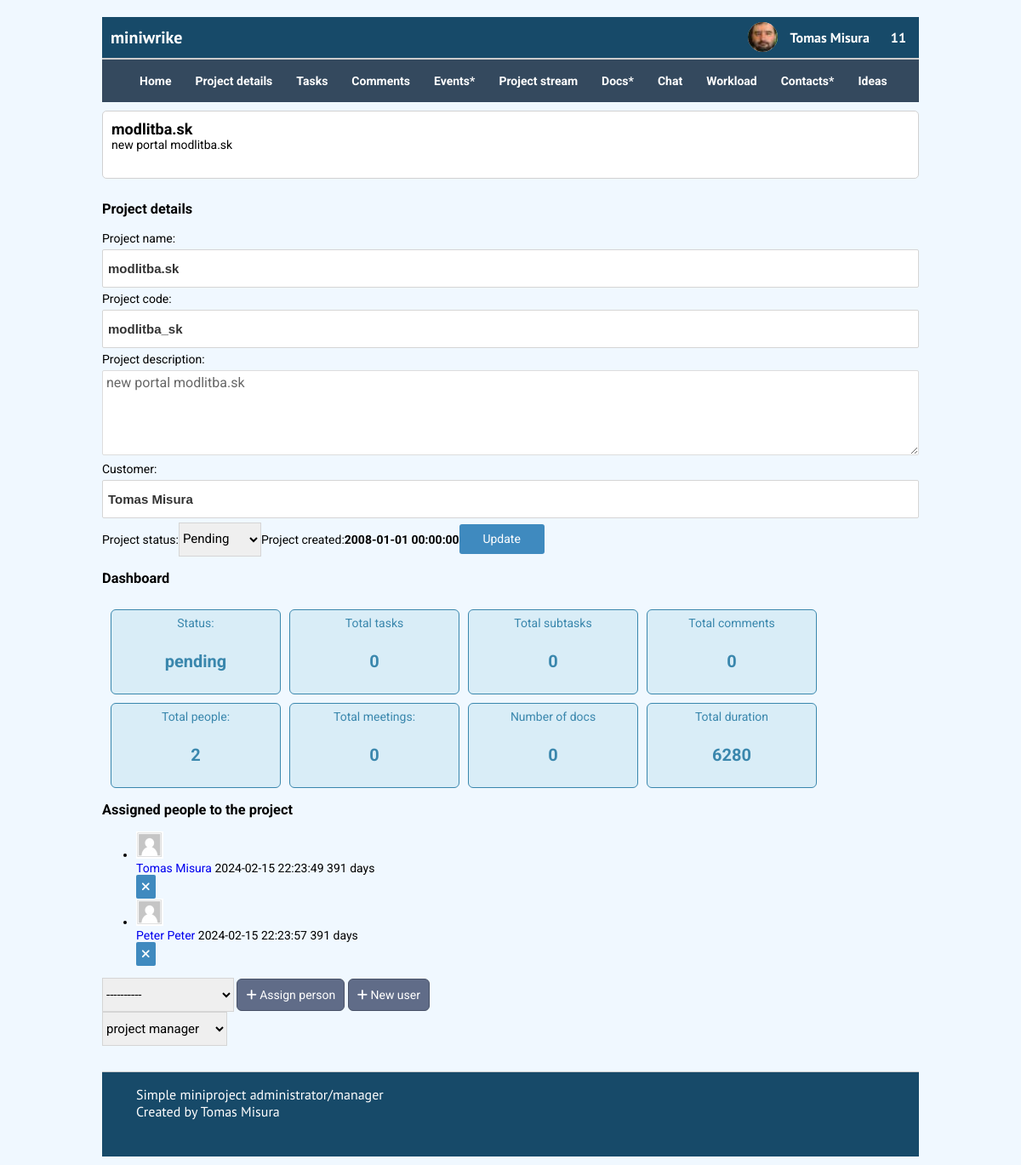
/project_details.php?project_id=5 (signed in), run on the app's committed database.
### tables this page shows
CREATE TABLE IF NOT EXISTS `project_users` (
  `user_id` int NOT NULL AUTO_INCREMENT,
  `full_name` varchar(100) DEFAULT NULL,
  `first_name` varchar(100) DEFAULT NULL,
  `last_name` varchar(100) DEFAULT NULL,
  `login` varchar(100) DEFAULT NULL,
  `password` varchar(50) DEFAULT NULL,
  `email` varchar(100) DEFAULT NULL,
  `phone` varchar(50) DEFAULT NULL,
  `type_of_user` varchar(50) DEFAULT NULL COMMENT 'externy alebo interny user',
  `pref_technology` int DEFAULT NULL,
  `pref_tole` int DEFAULT NULL,
  `profile_photo` varchar(200) DEFAULT 'img/non-avatar.jpg' COMMENT 'profilova fotka',
  `profile_photo_32` varchar(200) DEFAULT 'img/non_avatar_32.jpg',
  `created_date` datetime NOT NULL,
  PRIMARY KEY (`user_id`),
  KEY `technology` (`pref_technology`) USING BTREE,
  CONSTRAINT `project_users_ibfk_1` FOREIGN KEY (`pref_technology`) REFERENCES `project_technologies` (`tech_id`),
  CONSTRAINT `project_users_ibfk_2` FOREIGN KEY (`pref_technology`) REFERENCES `project_technologies` (`tech_id`)
);

CREATE TABLE IF NOT EXISTS `projects` (
  `id` int NOT NULL AUTO_INCREMENT,
  `project_name` varchar(30) NOT NULL,
  `project_code` varchar(20) DEFAULT NULL,
  `country_code` varchar(2) DEFAULT NULL,
  `project_customer` varchar(100) DEFAULT NULL,
  `project_descr` mediumtext NOT NULL,
  `is_favorite` tinyint(1) NOT NULL DEFAULT '0',
  `established_date` datetime NOT NULL,
  `finished_date` datetime DEFAULT NULL,
  `planned_deadline` datetime DEFAULT NULL,
  `project_status` varchar(15) NOT NULL,
  PRIMARY KEY (`id`)
);

CREATE TABLE IF NOT EXISTS `project_customers` (
  `id` int NOT NULL AUTO_INCREMENT,
  `customer_name` varchar(100) NOT NULL,
  `customer_description` text,
  `customer_url` text,
  `customer_added` datetime NOT NULL,
  `created_by` varchar(100) DEFAULT NULL,
  PRIMARY KEY (`id`)
);

CREATE TABLE IF NOT EXISTS `project_assigned_people` (
  `id` int NOT NULL AUTO_INCREMENT,
  `project_id` int DEFAULT NULL,
  `user_id` int DEFAULT NULL,
  `project_technology` int DEFAULT '0' COMMENT 'na akej technologii uzivatel participuje',
  `project_role` int DEFAULT '0',
  `assigned_by` int NOT NULL,
  `assigned_date` datetime NOT NULL,
  `finished_date` datetime DEFAULT NULL,
  PRIMARY KEY (`id`)
);

### project_details.php (the view, shortened to what this page needs)
<?php include "include/dbconnect.php";?>
<?php include "include/functions.php";?>
<!DOCTYPE html>
<html xmlns="http://www.w3.org/1999/xhtml" xml:lang="sk" lang="sk">
<head>
    <link href="css/style.css?v<?php echo time(); ?>" rel="stylesheet" type="text/css" />
    <link href="https://cdnjs.cloudflare.com/ajax/libs/font-awesome/6.2.1/css/all.min.css" rel="stylesheet" type="text/css" />
</head>
<body>
    <div id="main">
        <?php include "include/header.php";
            include "include/menu.php";?>
                    <?php
            echo ProjectTitle($project_id);
            ?>
        <div id="middle">
            <section id="project_header">
                <h3>Project details</h3>
                        <form action="project_details.php" method="post" id="project_details">
                            <?php
                                $sql = "SELECT *,ABS(DATEDIFF(established_date, now())) AS duration from projects WHERE id=$project_id";
                                $result = mysqli_query($db, $sql) or die("MySQL ERROR: " . mysqli_error());
                                while ($row = mysqli_fetch_array($result)) {
                                    $project_code = $row['project_code'];
                                    $project_name = $row['project_name'];
                                    $project_description = $row['project_descr'];
                                    $project_status = $row['project_status'];
                                    $project_created = $row['established_date'];
                                    $customer_id = $row['project_customer'];
                                    $customer_name = GetCustomerName($customer_id);
                                    $duration = $row['duration'];
                                        echo "Project name:<td style='font-weight:bold; font-size:14px'><input type='text' name='project_name' value='$project_name'>";
                                        echo "Project code:<input type='text' name='project_code' value='$project_code'>";
                                        echo "Project description:<textarea name='project_description'>$project_description</textarea>";
                                    echo "Customer:<input type='text' name='project_customer' value='$customer_name'>";
                                    echo "Project status:<select name='project_status'>";
                                    if($project_status == 'pending'){
                                        $status_name = "Pending";
                                    }
                                            echo "<option value='$project_status' selected='selected'>$status_name</option>
                                            <option value='new'>New</option>
                                            <option value='ongoing'>In progress</option>
                                            <option value='pending'>Pending</option>
                                            <option value='cancelled'>Cancelled</option>
                                            <option value='finished'>Finished</option>
                                      </select>";
                              echo "Project created:<span style='font-weight:bold; font-size:14px'>$project_created</span>";
                                    echo "<td colspan='2' style='text-align:right'><button type='submit' name='update_basic_info' class='blue-badge-large'>Update</button>";
                                }
                                ?>
                </form>
            </section>
            <div id="project_details_dashboard">
                <h3>Dashboard</h3>
                <div class="info_box">
                    <span class="info_box_title">Status:</span>
                    <span class="info_box_value"><?php echo $project_status; ?></span>
                </div>
                <div class="info_box">
                    <span class="info_box_title">Total tasks</span>
                    <span class="info_box_value"><?php echo NrofTasks($project_id); ?></span>
                </div>
                <div class="info_box">
                    <span class="info_box_title">Total subtasks</span>
                    <span class="info_box_value"><?php echo NrofSubTasks($project_id); ?></span>
                </div>
                <div class="info_box">
                    <span class="info_box_title">Total comments</span>
                    <span class="info_box_value"><?php echo NrofComments($project_id); ?></span>
                </div>
                <div class="info_box">
                    <span class="info_box_title">Total people: </span>
                    <span class="info_box_value"><?php echo NrofAssignedppl($project_id); ?></span>
                </div>
                <div class="info_box">
                    <span class="info_box_title">Total meetings:</span>
                    <span class="info_box_value"><?php echo NrofProjMeetings($project_id); ?></span>
                </div>
                <div class="info_box">
                    <span class="info_box_title">Number of docs</span>
                    <span class="info_box_value"><?php echo NumberofDocs($project_id); ?></span>
                </div>
                <div class="info_box">
                    <span class="info_box_title">Total duration</span>
                    <span class="info_box_value"><?php echo $duration; ?></span>
                </div>
            </div>
            <div id="assigned_ppl_list">
                <h3> Assigned people to the project </h3>
                <?php
							$sql = "SELECT *,ABS(DATEDIFF(assigned_date, now())) as duration from project_assigned_people WHERE project_id=$project_id";
							$result = mysqli_query($db, $sql) or die("MySQL ERROR: " . mysqli_error());
							$numrows = mysqli_num_rows($result);
							if ($numrows == 0) {
								echo "<span>No ppl assigned to this project</span>";}
								else {
								echo "<ul>";
									while ($row = mysqli_fetch_array($result)) {
									$user_id = $row['user_id'];
									$user_name = GetUserNameById($user_id);
									$assigned_date = $row['assigned_date'];
									$image = "img/non-avatar_32.jpg";
									$duration = $row['duration'];
									echo "<li>";
									echo "<div class='assigned_person'>";
										echo "<div class='person_image'><img src='" . $image . "' alt='" . $user_id . "'></div>";
											echo "<div class='assigned_person_details'>
													<span class='person_name'><a href='project_user_profile.php?user_id=$user_id'>$user_name</a></span>
													<span class='assigned_date'>$assigned_date</span>
												    <span class='assigned_duration'>$duration days</span>
													<form action='project_details.php?project_id=$project_id' method='post'><input type='hidden' name='project_id' value=$project_id><input type='hidden' name='user_id' value=$user_id><button type='submit' class='blue-badge' name='remove_from_project' alt='Remove user from the project'><i class='fa fa-times'></i></button></form>";
											echo "</div>";
											echo "</div>";
									echo "</li>";
								}
							}
							echo "</ul>";
							?>
                <div id="assigned_ppl_action">
                    <form action="" method="post">
                        <select name="user_id">
                            <option value="0">----------</option>
                        </select>
                        <button type="submit" name="assign_person" alt="Add ppl to project" class="button"><i
                                class="fa fa-plus"></i> Assign person</button>
                        <button type="submit" name="create_person" alt="Create new project user" class="button"><i
                                class="fa fa-plus"></i> New user </button>
                        </div>
                        <div class="assigned_projecT_roles">
                            <select name="project_role">
                            <?php
                                $get_roles = "SELECT * from project_roles";
                                $result = mysqli_query($db, $get_roles) or die("MySQL ERROR: " . mysqli_error($db));
                                            while ($row = mysqli_fetch_array($result)) {
                                                $role_name= $row['role_name'];
                               echo "<option value='role_id'>$role_name</option>";
                               }
                            ?>
                            </select>
                        </div>
            </div>
        </div>
        <?php include "include/footer.php";?>
    </div>
</body>
</html>

### include/header.php (shortened to what this page needs)
<div id="header">
	<div class="header_title">miniwrike</div>
	<div class="logged_user">
				<div class="user_picture">
    			<?php
              $image = "img/users_pics/" . $_SESSION['user_id'] . "/user_" . $_SESSION['user_id'] . "_32x32.jpg";
              echo "<img src='" . $image . "' alt='" . $_SESSION['user_id'] . "' class='circle'>";
              ?>
    			</div>
    			<a href="project_user_profile.php?user_id=<?php echo $_SESSION['user_id'] ?>"><?php echo GetUserNameByid($_SESSION['user_id']) ?></a></li>
    			<?php
              $msg_count = NrofMessages($_SESSION['user_id']);
              echo "<a href='project_inbox.php?user_id=1' class='small-blue-badge'>$msg_count</a>";
              ?>
		</div>
</div>

### include/functions.php (shortened to what this page needs)
<?php include "dbconnect.php";
function NrofTasks($project_id) {
	global $db;
	$sql = "SELECT count(*) as task_count from project_tasks WHERE project_id='$project_id'";
	$result = mysqli_query($db, $sql) or die("MySQLi ERROR: " . mysqli_error($db));
	while ($row = mysqli_fetch_array($result)) {
		$task_count = $row['task_count'];
	}
	return $task_count;
}
function NrofSubTasks($task_id) {
	global $db;
	$sql = "SELECT count(*) as subtask_count from project_tasks WHERE parent_id=$task_id";
	$result = mysqli_query($db, $sql) or die("MySQLi ERROR: " . mysqli_error($db));
	while ($row = mysqli_fetch_array($result)) {
		$subtask_count = $row['subtask_count'];
	}
	return $subtask_count;
}
function NrofComments($project_id) {
	global $db;
	$sql = "SELECT count(*) as comment_count from project_comments WHERE project_id='$project_id'";
	$result = mysqli_query($db, $sql) or die("MySQLi ERROR: " . mysqli_error($db));
	while ($row = mysqli_fetch_array($result)) {
		$comment_count = $row['comment_count'];
	}
	return $comment_count;
}
function NrofAssignedppl($project_id) {
	global $db;
	$sql = "SELECT count(*) as ppl_count from project_assigned_people WHERE project_id='$project_id'";
	$result = mysqli_query($db, $sql) or die("MySQLi ERROR: " . mysqli_error($db));
	while ($row = mysqli_fetch_array($result)) {
		$ppl_count = $row['ppl_count'];
	}
	return $ppl_count;
}
function NrofProjMeetings($project_id) {
	global $db;
	$sql = "SELECT count(*) as meeting_count from project_meetings WHERE project_id=$project_id";
	$result = mysqli_query($db, $sql) or die("MySQLi ERROR: " . mysqli_error($db));
	while ($row = mysqli_fetch_array($result)) {
		$meeting_count = $row['meeting_count'];
	}
	return $meeting_count;
}
function NumberofDocs($project_id) {
	global $db;
	$sql = "SELECT count(*) as doc_count from project_task_attachements where project_id=$project_id";
	$result = mysqli_query($db, $sql) or die("MySQLi ERROR: " . mysqli_error($db));
	while ($row = mysqli_fetch_array($result)) {
		$doc_count = $row['doc_count'];
	}
	return $doc_count;
}
function GetCustomerName($customer_id) {
	global $db;
	$sql = "SELECT customer_name from project_customers where id=$customer_id";
	$result = mysqli_query($db, $sql) or die("MySQLi ERROR: " . mysqli_error($db));
	while ($row = mysqli_fetch_array($result)) {
		$customer_name = $row['customer_name'];
	}
	return $customer_name;
}
function GetUserNameById($user_id) {
	global $db;
	$sql = "SELECT full_name FROM project_users WHERE user_id = $user_id";
	$result = mysqli_query($db, $sql) or die("MySQLi ERROR: " . mysqli_error($db));
	$full_name = "";
	while ($row = mysqli_fetch_array($result)) {
	    $full_name = $row['full_name'];
	}
	return $full_name;
}
function ProjectTitle($project_id) {
	echo "<div class='project_header'>";
	global $db;
	$sql = "SELECT project_name, project_descr from projects where id=$project_id";
	$result = mysqli_query($db, $sql) or die("MySQLi ERROR: " . mysqli_error($db));
	while ($row = mysqli_fetch_array($result)) {
		$project_name = $row['project_name'];
		$project_description = $row['project_descr'];
		echo "<span class='project_name'>$project_name</span>";
		echo "<span class='project_description'>$project_description</span>";
	}
	echo "</div>";
}
function NrofMessages($user_id) {
	global $db;
	$sql = "SELECT COUNT(*) nr_of_msgs from project_mailbox_inbox WHERE receiver_id=$user_id";
	$result = mysqli_query($db, $sql) or die("MySQLi ERROR: " . mysqli_error($db));
	while ($row = mysqli_fetch_array($result)) {
		$nr_of_msgs = $row['nr_of_msgs'];
	}
	return $nr_of_msgs;
}

### data on the page
project_users: full_name "Tomas Misura"
projects: project_name "modlitba.sk", project_descr "new portal modlitba.sk", project_code "modlitba_sk", project_description "new portal modlitba.sk", project_customer "Tomas Misura", project_status "Pending", established_date "2008-01-01 00:00:00", project_status "pending"
project_assigned_people: user.full_name "Tomas Misura", assigned_date "2024-02-15 22:23:49", duration "391"
project_assigned_people: user.full_name "Peter Peter", assigned_date "2024-02-15 22:23:57", duration "391"

### other printed values
$msg_count "11"
NrofTasks($project_id) "0"
NrofSubTasks($project_id) "0"
NrofComments($project_id) "0"
NrofAssignedppl($project_id) "2"
NrofProjMeetings($project_id) "0"
NumberofDocs($project_id) "0"
$duration "6280"
form field project_role "project manager"
